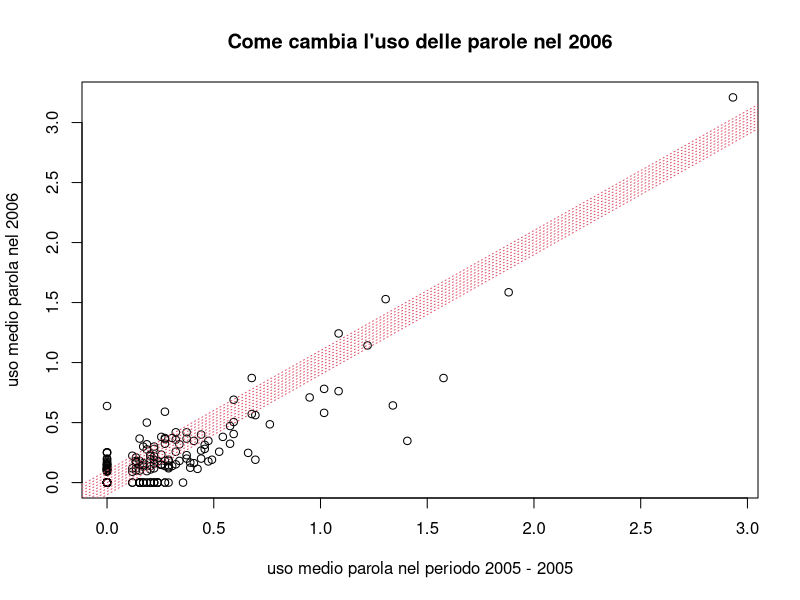

Here is the R script that generated this plot: (Note: this script raises an error after producing the figure.)
#-------------------------------------------------------------------------------------------
#                  IMPORTAZIONE DELLA TABELLA CON I DATI DA ELABORARE (GSC)
#-------------------------------------------------------------------------------------------

#IMPORTAZIONE DEL CSV
TBL.GSC <- read.csv( "_INPUT/_GSC_body_TABLE_(WORDS)-(2).csv", header=TRUE , sep = ";" )

#Rinomino intestazione colonne
row.names(TBL.GSC) <- TBL.GSC$WORDS

#Pulisco la tabella 
TBL.GSC <- TBL.GSC[,3:8]
head(TBL.GSC)

#-------------------------------------------------------------------------------------------
#                  IMPORTAZIONE DELLA TABELLA CON I DATI DA ELABORARE (GSE)
#-------------------------------------------------------------------------------------------

#IMPORTAZIONE DEL CSV
TBL.GSE <- read.csv( "_INPUT/_GSE_body_TABLE_(WORDS)-(2).csv", header=TRUE , sep = ";" )

#Rinomino intestazione colonne
row.names(TBL.GSE) <- TBL.GSE$WORDS

#Pulisco la tabella 
TBL.GSE <- TBL.GSE[,3:13]
head(TBL.GSE)

#-------------------------------------------------------------------------------------------
#                  IMPORTAZIONE DELLA TABELLA CON I DATI DA ELABORARE (LN)
#-------------------------------------------------------------------------------------------

#IMPORTAZIONE DEL CSV
TBL.LN <- read.csv( "_INPUT/_LN_body_TABLE_(WORDS)-(2).csv", header=TRUE , sep = ";" )

#Rinomino intestazione colonne
row.names(TBL.LN) <- TBL.LN$WORDS

#Pulisco la tabella 
TBL.LN <- TBL.LN[,3:13]
head(TBL.LN)

#-------------------------------------------------------------------------------------------
#             IMPORTAZIONE DELLA TABELLA NUMERO DI ARTICOLI UTILIZZATI PER ANNO
#-------------------------------------------------------------------------------------------

#IMPORTAZIONE DEL CSV
ArticlesByYear <- read.csv( "_INPUT/articoli utilizzati per anno.csv", header=TRUE , sep = ";" )

#Rinomino intestazione colonne
row.names(ArticlesByYear) <- ArticlesByYear$X

#Pulisco la tabella 
ArticlesByYear <- ArticlesByYear[,2:4]
head(ArticlesByYear)


#-------------------------------------------------------------------------------------------
# CREAZIONE DELLA FUNZIONE CHE CONFRONTA L'USO DELLE PAROLE PRIMA E DOPO UN PERIODO DATO
#-------------------------------------------------------------------------------------------

# X ?? la tabella con i dati con numero di volte in cui ?? usata la parola per ciascun anno
# Y ?? Anno che voglio confrontare con il passato
# Z ?? la tabella con il numero totale di articoli usati per ogni anno

analisi <- function(x,y,z) 
  {
  #creo la variabile per il numero di anni calcolando il numero di colonne
  k <- ncol(x) 
  
  #Pulisco la X dagli NA trasformandoli in 0
  x[is.na(x)] <- 0
  
  #individuo il numero di colonna corrispondente all'anno selezionato
  n <- (2016 - y)
  
  if(n > (k -1)){
    
    stop(paste("L'anno che hai scelto non ?? presente nel database selezionato o non ha anni passati con cui essere confrontato. Puoi scegliere anni compresi tra il 2015 e il", (2017 - k)))
    
  } else  if(n == (k - 1)){
    
    x.after <- (x[,n])/(z[n])
    x.before <- (x[,k])/(z[k])
    
  } else if (n < (k -1)) {
    
    x.after <- (x[,n])/((sum(z[n])))
    x.before <- (rowSums(x[,(n+1):k]))/((sum(z[(n+1):k])))
  }
  
  
  w <- cbind(x.before, x.after)
  
  plot(w, 
        main = paste("Come cambia l'uso delle parole nel", y), 
        ylab = paste("uso medio parola nel", y), 
        xlab = paste("uso medio parola nel periodo", (2016-k), "-", (y-1))
       )
  
  
  abline( -0.1, 1, lty=3, col=2)
  abline( -0.075, 1, lty=3, col=2)
  abline( -0.05, 1, lty=3, col=2)
  abline( -0.025, 1, lty=3, col=2)
  abline( 0, 1, lty=3, col=2)
  abline( 0.1, 1, lty=3, col=2)
  abline( 0.075, 1, lty=3, col=2)
  abline( 0.05, 1, lty=3, col=2)
  abline( 0.025, 1, lty=3, col=2)
  
  
  text(w[,1], w[,2], labels=rownames(w), cex= 0.5, pos=3)
  print(paste("Sono presenti nella tabella", k, "colonne"))
  
  w
}

#-------------------------------------------------------------------------------------------
# CALCOLO ED ESPORTAZIONE DEI PDF NELLA CARTELLA OUTPUT PER GSC (Lexis Nexis)
#-------------------------------------------------------------------------------------------

#analisi(TBL.LN, 2005, ArticlesByYear$LN)

i = NULL

for (i in 2006:2015)
{
  table <- NULL
  table <- analisi(TBL.LN, i, ArticlesByYear$LN)
  dev.copy(pdf,paste("_OUTPUT/LN-", i,".pdf"), width=16.59, height=11.69)
  dev.off()
  write.csv( table, paste("_OUTPUT/LN-", i,".csv"))
}


#-------------------------------------------------------------------------------------------
# CALCOLO ED ESPORTAZIONE DEI PDF NELLA CARTELLA OUTPUT PER GSE (Google Search)
#-------------------------------------------------------------------------------------------

#analisi(TBL.GSE, 9, ArticlesByYear$GSE)

i = NULL

for (i in 2006:2015)
{
  table <- NULL
  table <- analisi(TBL.GSE, i, ArticlesByYear$GSE)
  dev.copy(pdf,paste("_OUTPUT/GSE-", i,".pdf"), width=16.59, height=11.69)
  dev.off()
  write.csv( table, paste("_OUTPUT/GSE-", i,".csv"))
  
}


#-------------------------------------------------------------------------------------------
# CALCOLO ED ESPORTAZIONE DEI PDF NELLA CARTELLA OUTPUT PER GSC (Google Scolar)
#-------------------------------------------------------------------------------------------

#analisi(TBL.GSC, 2011, ArticlesByYear$GSC)

i = NULL

for (i in 2011:2015)
{
  table <- NULL
  table <- analisi(TBL.GSC, i, ArticlesByYear$GSC)
  dev.copy(pdf,paste("_OUTPUT/GSC-", i,".pdf"), width=16.59, height=11.69)
  dev.off()
  write.csv( table, paste("_OUTPUT/GSC-", i,".csv"))
}


#-------------------------------------------------------------------------------------------
# Cose temporanee usate per aggiustare la formula
#-------------------------------------------------------------------------------------------




TBL[is.na(TBL)] <- 0

(rowSums(TBL[,1:6]))
(sum(ArticlesByYear$LN.Utilizzati[(6+1):11]))

plot((rowSums(TBL[,1:6]))/(sum(ArticlesByYear$LN.Utilizzati[(6+1):11])))

ArticlesByYear$LN.Utilizzati
sum(ArticlesByYear$LN.Utilizzati[(6+1):11])

?plot

plot(1:10, main = paste("come cambia l'uso tra il", (2015-2), "e il", (2014-2)))



